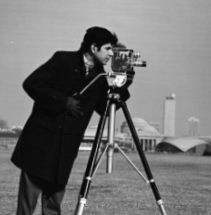
#> input picture sim2-alignment-master/cameraman_src.png, 211 x 215 px, given in place of input.jpg, which was not available
$ python psnr.py
#> lines starting #> are read from the running program, lines starting #| are printed output that depends on the picture; pictures that were not available may be replaced by others from this repository, and a replacement may not be noted
import cv2
import math
import numpy


def psnr(target, ref):
    # assume RGB image
    target_data = numpy.array(target, dtype=float)
    ref_data = numpy.array(ref, dtype=float)

    diff = ref_data - target_data
    diff = diff.flatten('C')

    rmse = math.sqrt(numpy.mean(diff ** 2.))

    return 20 * math.log10(255. / rmse)


if __name__ == "__main__":
    im1 = cv2.imread("./input.jpg", cv2.IMREAD_COLOR)
#> im1 is the input picture: shape (215, 211, 3); min 7, max 251, mean 115.5
    im1 = cv2.cvtColor(im1, cv2.COLOR_BGR2YCrCb)[6: -6, 6: -6, 0]
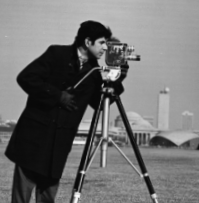
#> im1: shape (203, 199); min 7, max 251, mean 112.4
    im2 = cv2.imread("./butterfly_GT.bmp", cv2.IMREAD_COLOR)
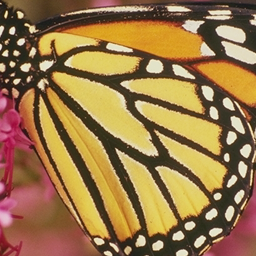
#> input picture Test/Set5/butterfly_GT.bmp, 256 x 256 px, found by its file name
#> im2 is the input picture: shape (256, 256, 3); mean B, G, R 72.8, 119.2, 153
    im2 = cv2.cvtColor(im2, cv2.COLOR_BGR2YCrCb)[6: -6, 6: -6, 0]
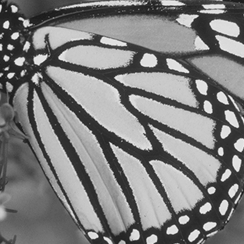
#> im2: shape (244, 244); min 21, max 245, mean 127.2
    im3 = cv2.imread("pre_adam2000.jpg", cv2.IMREAD_COLOR)
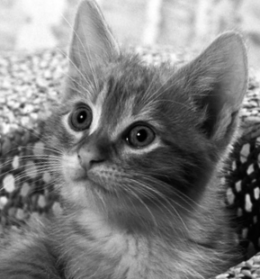
#> input picture sim2-alignment-master/cat_src.png, 260 x 279 px, given in place of pre_adam2000.jpg, which was not available
#> im3 is the input picture: shape (279, 260, 3); min 0, max 255, mean 128.1
    im3 = cv2.cvtColor(im3, cv2.COLOR_BGR2YCrCb)[6: -6, 6: -6, 0]
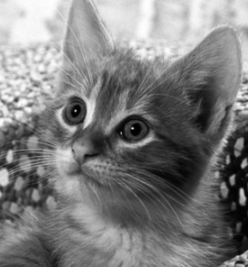
#> im3: shape (267, 248); min 0, max 255, mean 126
    im4 = cv2.imread("./pre.jpg", cv2.IMREAD_COLOR)
    im4 = cv2.cvtColor(im4, cv2.COLOR_BGR2YCrCb)[6: -6, 6: -6, 0]

    print("adam:")
    print(psnr(im2, im3))
#> (the run stopped early here; a loop or call above may not have finished)
